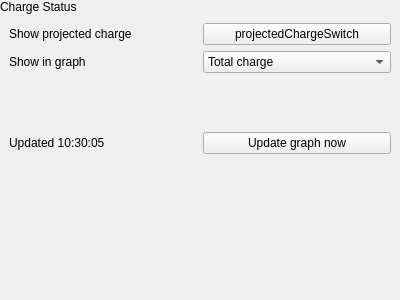
<?xml version="1.0" encoding="UTF-8"?>
<ui version="4.0">
 <class>LaptopToolsPane</class>
 <widget class="QWidget" name="LaptopToolsPane">
  <property name="geometry">
   <rect>
    <x>0</x>
    <y>0</y>
    <width>400</width>
    <height>300</height>
   </rect>
  </property>
  <property name="windowTitle">
   <string>Form</string>
  </property>
  <layout class="QVBoxLayout" name="verticalLayout">
   <property name="spacing">
    <number>0</number>
   </property>
   <property name="leftMargin">
    <number>0</number>
   </property>
   <property name="topMargin">
    <number>0</number>
   </property>
   <property name="rightMargin">
    <number>0</number>
   </property>
   <property name="bottomMargin">
    <number>0</number>
   </property>
   <item>
    <widget class="tTitleLabel" name="label">
     <property name="text">
      <string>Charge Status</string>
     </property>
    </widget>
   </item>
   <item>
    <widget class="QScrollArea" name="scrollArea">
     <property name="frameShape">
      <enum>QFrame::NoFrame</enum>
     </property>
     <property name="widgetResizable">
      <bool>true</bool>
     </property>
     <widget class="QWidget" name="scrollAreaWidgetContents">
      <property name="geometry">
       <rect>
        <x>0</x>
        <y>0</y>
        <width>400</width>
        <height>282</height>
       </rect>
      </property>
      <layout class="QVBoxLayout" name="verticalLayout_2">
       <item>
        <layout class="QGridLayout" name="gridLayout">
         <item row="1" column="0">
          <widget class="QLabel" name="label_2">
           <property name="text">
            <string>Show in graph</string>
           </property>
           <property name="alignment">
            <set>Qt::AlignLeading|Qt::AlignLeft|Qt::AlignVCenter</set>
           </property>
          </widget>
         </item>
         <item row="0" column="0">
          <widget class="QLabel" name="label_3">
           <property name="text">
            <string>Show projected charge</string>
           </property>
          </widget>
         </item>
         <item row="0" column="1">
          <widget class="tSwitch" name="projectedChargeSwitch">
           <property name="text">
            <string>projectedChargeSwitch</string>
           </property>
          </widget>
         </item>
         <item row="1" column="1">
          <widget class="QComboBox" name="comboBox">
           <item>
            <property name="text">
             <string>Total charge</string>
            </property>
           </item>
           <item>
            <property name="text">
             <string>Charge rate</string>
            </property>
           </item>
           <item>
            <property name="text">
             <string>Application usage</string>
            </property>
           </item>
          </widget>
         </item>
         <item row="4" column="1">
          <widget class="QPushButton" name="pushButton">
           <property name="text">
            <string>Update graph now</string>
           </property>
          </widget>
         </item>
         <item row="4" column="0">
          <widget class="QLabel" name="label_4">
           <property name="text">
            <string>Updated 10:30:05</string>
           </property>
          </widget>
         </item>
         <item row="3" column="0">
          <spacer name="verticalSpacer">
           <property name="orientation">
            <enum>Qt::Vertical</enum>
           </property>
           <property name="sizeHint" stdset="0">
            <size>
             <width>20</width>
             <height>40</height>
            </size>
           </property>
          </spacer>
         </item>
        </layout>
       </item>
       <item>
        <widget class="QStackedWidget" name="graphStage">
         <widget class="QWidget" name="page"/>
         <widget class="QWidget" name="page_2"/>
        </widget>
       </item>
      </layout>
     </widget>
    </widget>
   </item>
  </layout>
 </widget>
 <customwidgets>
  <customwidget>
   <class>tTitleLabel</class>
   <extends>QLabel</extends>
   <header location="global">ttitlelabel.h</header>
   <slots>
    <signal>backButtonClicked()</signal>
   </slots>
  </customwidget>
  <customwidget>
   <class>tSwitch</class>
   <extends>QPushButton</extends>
   <header location="global">tswitch.h</header>
  </customwidget>
 </customwidgets>
 <resources/>
 <connections/>
</ui>
